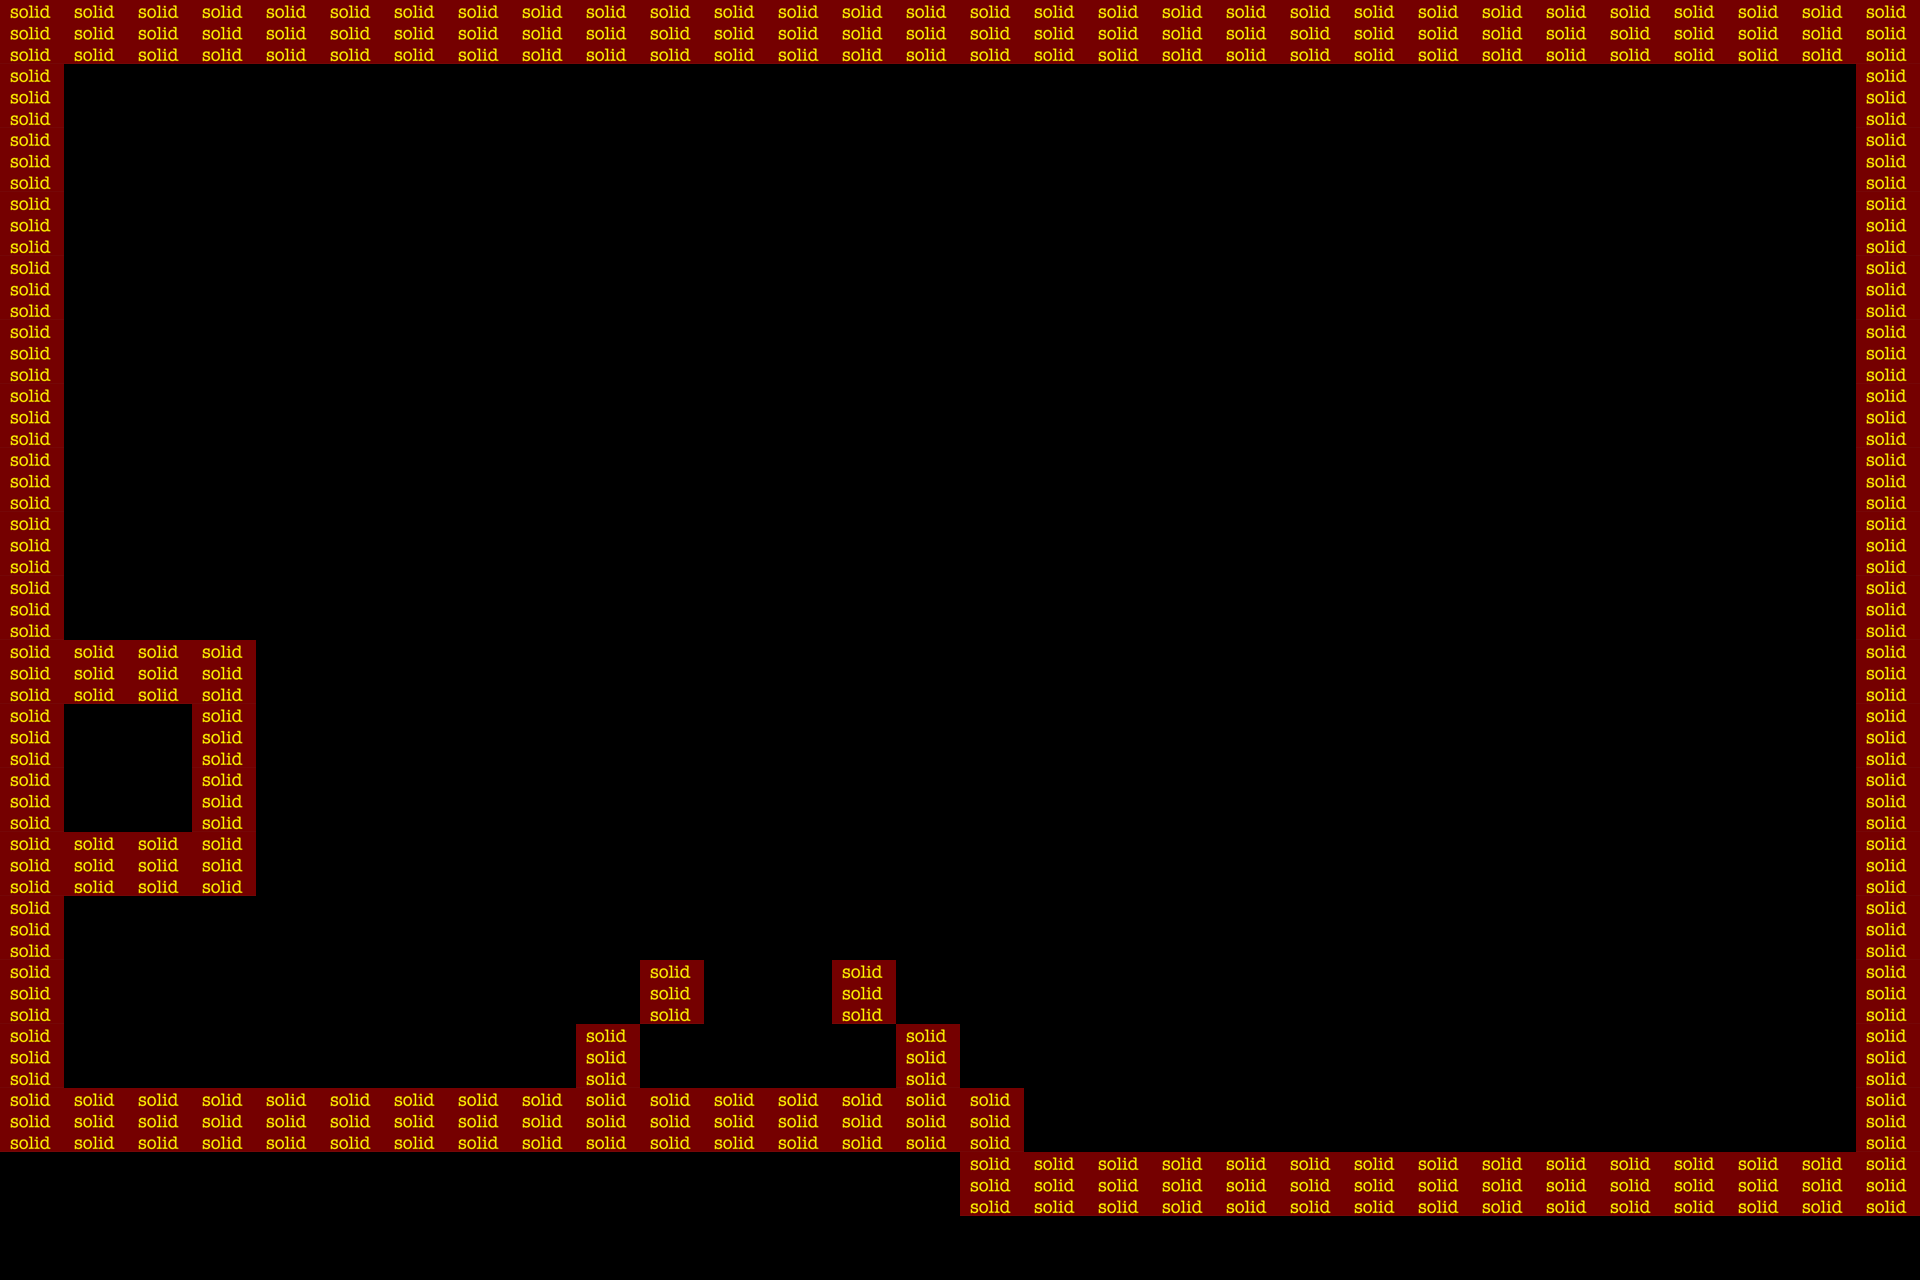

Rendered tile map (Tiled .tmx) drawn with the repository's tilesets; below, a short description and the map source with its tile grids summarised:
An orthogonal 30x20 tile map with 64x64 px tiles, 1 tile layer (propertiesLayer) and 27 objects (spawn, end).

<map version="1.0" orientation="orthogonal" renderorder="right-down" width="30" height="20" tilewidth="64" tileheight="64" nextobjectid="256">
 <properties>
  <property name="Gravity" value="-900" />
  <property name="GroundFriction" value="60" />
  <property name="Image" value="testPlanet.png" />
  <property name="Name" value="URANO" />
 </properties>
 <tileset firstgid="1" name="properties" tilewidth="64" tileheight="64" tilecount="10">
  <image source="propertiesTiles.png" width="320" height="128" />
  <tile id="0">
   <properties>
    <property name="solid" value="true" />
   </properties>
  </tile>
 </tileset>
 <objectgroup name="objects">
  <object id="1" name="spawn" x="192" y="944" />
  <object id="221" name="end" x="1792" y="1088">
   <ellipse />
  </object>
 </objectgroup>
 <layer name="propertiesLayer" width="30" height="20">
  <data>[600 cells, 106 non-empty, 1 distinct tile ids]</data>
 </layer>
 <objectgroup name="platforms" />
 <objectgroup name="tips" />
 <objectgroup name="coins">
  <object id="223" x="1024" y="960">
   <ellipse />
  </object>
  <object id="224" x="1088" y="896">
   <ellipse />
  </object>
  <object id="225" x="1152" y="832">
   <ellipse />
  </object>
  <object id="226" x="1152" y="768">
   <ellipse />
  </object>
  <object id="227" x="1104" y="704">
   <ellipse />
  </object>
  <object id="228" x="1040" y="640">
   <ellipse />
  </object>
  <object id="229" x="992" y="592">
   <ellipse />
  </object>
  <object id="230" x="928" y="544">
   <ellipse />
  </object>
  <object id="231" x="880" y="528">
   <ellipse />
  </object>
  <object id="232" x="1344" y="832">
   <ellipse />
  </object>
  <object id="233" x="1408" y="896">
   <ellipse />
  </object>
  <object id="239" x="1472" y="944">
   <ellipse />
  </object>
  <object id="240" x="1536" y="1008">
   <ellipse />
  </object>
  <object id="241" x="1584" y="1040">
   <ellipse />
  </object>
  <object id="242" x="1664" y="1056">
   <ellipse />
  </object>
  <object id="243" x="576" y="128">
   <ellipse />
  </object>
  <object id="244" x="576" y="240">
   <ellipse />
  </object>
  <object id="245" x="576" y="336">
   <ellipse />
  </object>
  <object id="246" x="576" y="464">
   <ellipse />
  </object>
  <object id="247" x="496" y="400">
   <ellipse />
  </object>
  <object id="248" x="416" y="352">
   <ellipse />
  </object>
  <object id="249" x="640" y="416">
   <ellipse />
  </object>
  <object id="250" x="736" y="368">
   <ellipse />
  </object>
 </objectgroup>
 <objectgroup name="spikes">
  <object id="252" x="768" y="1088">
   <ellipse />
  </object>
  <object id="253" x="1088" y="1152">
   <ellipse />
  </object>
 </objectgroup>
</map>
